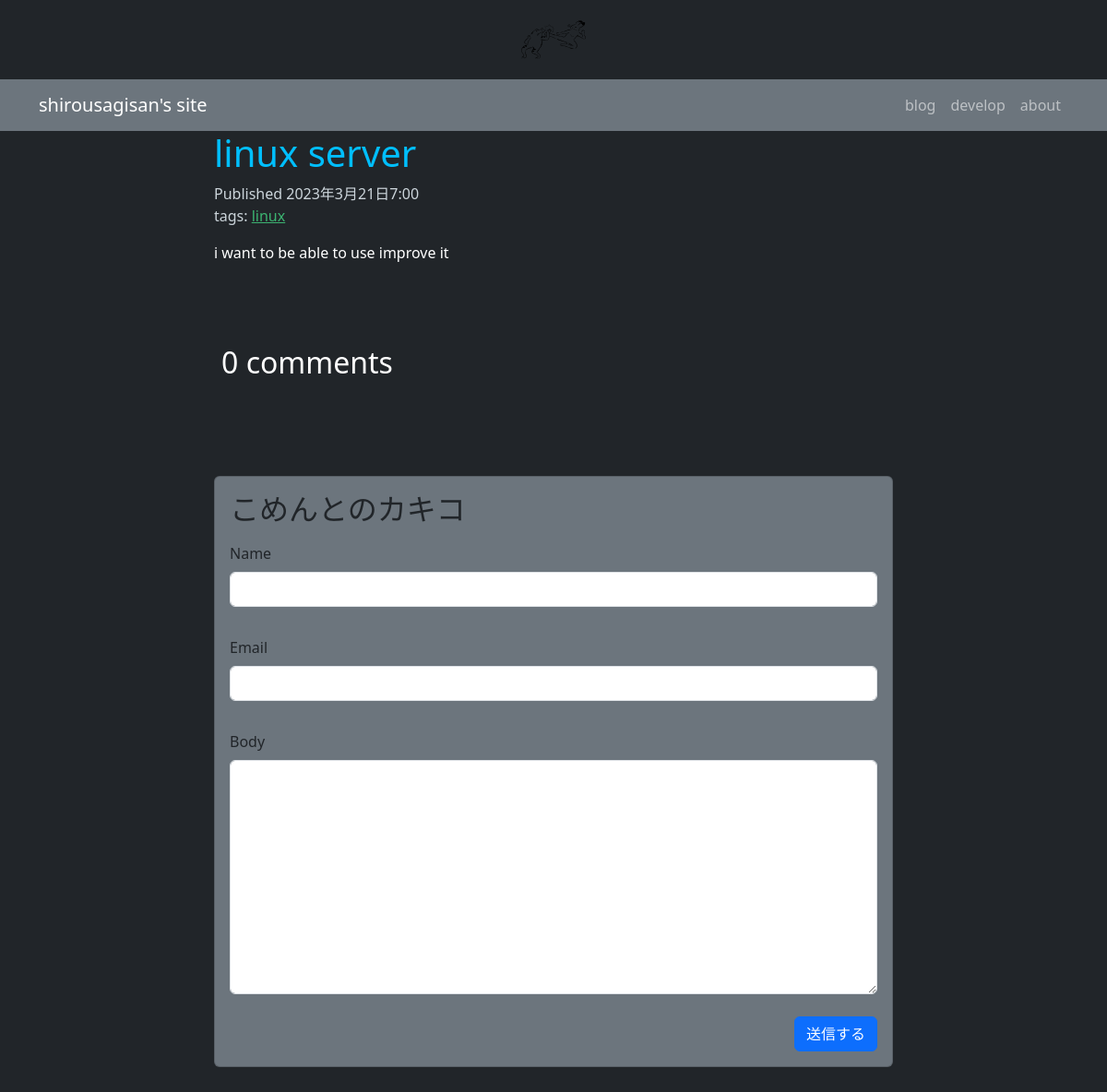
Page /blog/2023/3/21/linux-server/ on the committed database.
### blog/models.py (models this page shows, shortened)
class Post(models.Model):
    class Status(models.TextChoices):
        DRAFT = "DF", "Draft"
        PUBLISHED = "PB", "Published"
    title = models.CharField(max_length=50)
    body = models.TextField()
    slug = models.SlugField()
    status = models.CharField(max_length=2
                                ,choices=Status.choices,
                                default=Status.DRAFT)
    publish = models.DateTimeField(default=timezone.datetime.now(pytz.timezone("Asia/Tokyo")))
    created = models.DateTimeField(auto_now_add=True)
    update = models.DateTimeField(auto_now=True)
    objects = models.Manager()
    published = PublishedManager()
    tags = TaggableManager()
    class Meta:
        ordering = ["-publish"]
        indexes = [
            models.Index(fields=["-publish"])
        ]

### blog/views.py (the view)
def post_detail(request, year, month, day, post):
    post = get_object_or_404(models.Post,
    status=models.Post.Status.PUBLISHED,
    slug=post,
    publish__year=year,
    publish__month=month,
    publish__day=day)
    comment = post.comments.filter(active=True)
    form = forms.CommentForm()
    return render(request,
                    'blog/detail.html',context={
                    'post': post,
                    "comment": comment,
                    "form": form
                    })

### blog/forms.py
class CommentForm(forms.ModelForm):
    class Meta:
        model = Comment
        fields = ["name", "email", "body"]

### blog/templatetags/blog_tags.py (called while the page is built)
@register.filter(name="markdown")
def markdown_format(text):
    return mark_safe(markdown.markdown(text))

### templates/blog/detail.html (shortened to what this page needs)
{% extends 'blog/base.html' %}
{% load blog_tags %}
{% block content %}
<div class="container">
  <div class="row justify-content-center">
    <div class="col-md-8" >
      <h1 style="color: #00bfff">{{ post.title }}</h1>
      <p class="date" style="color:#ccd5db">
      Published {{ post.publish }} <br>
      tags:
      {% for tag in post.tags.all %}
        <a href="{% url 'blog:post_list_by_tag' tag.slug %}" style="color:#3cb371">
          {{ tag.name }}
        </a>
      {% endfor %}
      </p>
      {{ post.body|markdown|truncatewords_html:30 }}
    </div>
  </div>
  {% with comment.count as total_comment %}
    <div class="container mt-4">
      <div class="row justify-content-center pt-5">
        <div class="col-md-8">
          <h2>
            {{ total_comment }} comment{{ total_comment|pluralize}}
          </h2>
        </div>
      </div>
    </div>
  {% endwith %}
  <div class="row justify-content-center mt-5">
    <div class="col-md-8 mt-5">
      <div class="card card-body text-dark bg-secondary">
        {% include "comment_form.html" %}
      </div>
    </div>
  </div>
</div>
{% endblock content %}

### rows in the picture
Post: title "linux server", publish "2023年3月21日7:00", body "i want to be able to use improve it"
Tag: name "linux"

### other values in the picture
{{ total_comment }} "0"
{{ field.label }} "Name" "Email" "Body"
